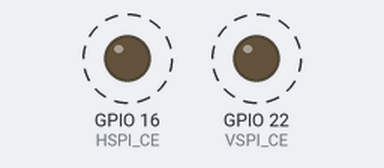
Simulated run of this program. Board: ESP32. On the bench: output pins drawn as LEDs (lit = HIGH). Dashed ring = blinking. Pins used as bus, display or sensor lines are not drawn; what the program prints to the serial monitor is not drawn.

Above: at 1.1 s.
Timing chart, 0 to 4.7 s (numbered marks = the images above):
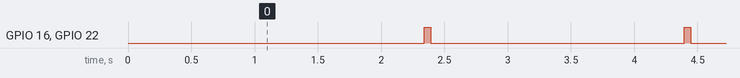

Measured:
- by itself, GPIO 16 (HSPI_CE), GPIO 22 (VSPI_CE): alternates HIGH for 0.05 s and LOW for 2.0 s

The program:

main.cpp
```cpp
/**
 * ============================================================
 *  Dual nRF24L01 Jammer – RF‑Link Detection + Library Jamming
 *  ESP32 + 2x nRF24L01 on HSPI and VSPI
 * ============================================================
 *
 *  Detection: manual SPI (carrier TX on HSPI, RX on VSPI)
 *  Jamming:   RF24 library startConstCarrier() sweep
 *  Sweep range: channels 0‑125 (2.400‑2.525 GHz)
 *  Logging: prints every 1000 sweeps the current channels
 *
 *  ⚠️  LEGAL WARNING:
 *  Unauthorised jamming is illegal. Operate ONLY inside a
 *  sealed Faraday enclosure. For educational/research use.
 * ============================================================
 */

#include <Arduino.h>
#include <SPI.h>
#include <RF24.h>
#include <WiFi.h>           // for WiFi.mode(WIFI_OFF)
#include "esp_bt.h"         // for btStop()

// ---------- Pin definitions ----------
#define HSPI_SCK   14
#define HSPI_MISO  12
#define HSPI_MOSI  13
#define HSPI_CS    15    // CSN
#define HSPI_CE    16    // CE

#define VSPI_SCK   18
#define VSPI_MISO  19
#define VSPI_MOSI  23
#define VSPI_CS    21    // CSN
#define VSPI_CE    22    // CE

// ---------- Manual SPI buses (detection only) ----------
SPIClass hspi_man(HSPI);
SPIClass vspi_man(VSPI);

// ---------- RF24 library objects (jamming) ----------
SPIClass hspi(HSPI);
SPIClass vspi(VSPI);
RF24 radioH(16, 15);   // HSPI module
RF24 radioV(22, 21);   // VSPI module

// ---------- Manual SPI helpers ----------
void writeRegH(uint8_t reg, uint8_t value) {
  hspi_man.beginTransaction(SPISettings(10000000, SPI_MSBFIRST, SPI_MODE0));
  digitalWrite(HSPI_CS, LOW);
  hspi_man.transfer(0x20 | (reg & 0x1F));
  hspi_man.transfer(value);
  digitalWrite(HSPI_CS, HIGH);
  hspi_man.endTransaction();
}

uint8_t readRegH(uint8_t reg) {
  uint8_t val;
  hspi_man.beginTransaction(SPISettings(10000000, SPI_MSBFIRST, SPI_MODE0));
  digitalWrite(HSPI_CS, LOW);
  hspi_man.transfer(0x00 | (reg & 0x1F));
  val = hspi_man.transfer(0xFF);
  digitalWrite(HSPI_CS, HIGH);
  hspi_man.endTransaction();
  return val;
}

void writeRegV(uint8_t reg, uint8_t value) {
  vspi_man.beginTransaction(SPISettings(10000000, SPI_MSBFIRST, SPI_MODE0));
  digitalWrite(VSPI_CS, LOW);
  vspi_man.transfer(0x20 | (reg & 0x1F));
  vspi_man.transfer(value);
  digitalWrite(VSPI_CS, HIGH);
  vspi_man.endTransaction();
}

uint8_t readRegV(uint8_t reg) {
  uint8_t val;
  vspi_man.beginTransaction(SPISettings(10000000, SPI_MSBFIRST, SPI_MODE0));
  digitalWrite(VSPI_CS, LOW);
  vspi_man.transfer(0x00 | (reg & 0x1F));
  val = vspi_man.transfer(0xFF);
  digitalWrite(VSPI_CS, HIGH);
  vspi_man.endTransaction();
  return val;
}

// ---------- Banner ----------
void printBanner() {
  Serial.println();
  Serial.println(F("####################################################################################################"));
  Serial.println(F("███████ ███████ ██████  ██████  ██████        ██████  ██      ██    ██ ███████      ██  █████  ███    ███ ███    ███ ███████ ██████ "));
  Serial.println(F("██      ██      ██   ██      ██      ██       ██   ██ ██      ██    ██ ██           ██ ██   ██ ████  ████ ████  ████ ██      ██   ██"));
  Serial.println(F("█████   ███████ ██████   █████   █████  █████ ██████  ██      ██    ██ █████        ██ ███████ ██ ████ ██ ██ ████ ██ █████   ██████ "));
  Serial.println(F("██           ██ ██           ██ ██            ██   ██ ██      ██    ██ ██      ██   ██ ██   ██ ██  ██  ██ ██  ██  ██ ██      ██   ██"));
  Serial.println(F("███████ ███████ ██      ██████  ███████       ██████  ███████  ██████  ███████  █████  ██   ██ ██      ██ ██      ██ ███████ ██   ██"));
  Serial.println(F("####################################################################################################"));
  Serial.println(F("                                          Firmware : Combo-Channel-Select (BT-BLE-WiFi-RC)                                          "));
  Serial.println(F("                       ██████╗ ██╗   ██╗    ███████╗███╗   ███╗███████╗███╗   ██╗███████╗████████╗ █████╗                      "));
  Serial.println(F("                       ██╔══██╗╚██╗ ██╔╝    ██╔════╝████╗ ████║██╔════╝████╗  ██║██╔════╝╚══██╔══╝██╔══██╗                     "));
  Serial.println(F("                       ██████╔╝ ╚████╔╝     █████╗  ██╔████╔██║█████╗  ██╔██╗ ██║███████╗   ██║   ███████║                     "));
  Serial.println(F("                       ██╔══██╗  ╚██╔╝      ██╔══╝  ██║╚██╔╝██║██╔══╝  ██║╚██╗██║╚════██║   ██║   ██╔══██║                     "));
  Serial.println(F("                       ██████╔╝   ██║       ███████╗██║ ╚═╝ ██║███████╗██║ ╚████║███████║   ██║   ██║  ██║                     "));
  Serial.println(F("                       ╚═════╝    ╚═╝       ╚══════╝╚═╝     ╚═╝╚══════╝╚═╝  ╚═══╝╚══════╝   ╚═╝   ╚═╝  ╚═╝                     "));
  Serial.println(F("####################################################################################################"));
  Serial.println(F("                                                    !Educational purposes only!                                                     "));
  Serial.println(F("                                         https://github.com/EmenstaNougat/ESP32-BlueJammer                                          "));
  Serial.println(F("                                               I'm not responsible for your actions!                                                "));
  Serial.println(F("####################################################################################################"));
}

// ---------- Jamming sweep with logging ----------
void jamForever() {
  const uint8_t firstChannel = 0;
  const uint8_t lastChannel  = 125;
  const int dwellMs = 1;

  uint8_t chEven = firstChannel;
  uint8_t chOdd  = firstChannel + 1;
  unsigned long sweepCount = 0;

  radioH.startConstCarrier(RF24_PA_MAX, chEven);
  radioV.startConstCarrier(RF24_PA_MAX, chOdd);

  while (true) {
    radioH.powerDown();
    radioV.powerDown();

    chEven = (chEven + 2 > lastChannel) ? firstChannel : chEven + 2;
    chOdd  = (chOdd  + 2 > lastChannel) ? firstChannel + 1 : chOdd + 2;

    radioH.startConstCarrier(RF24_PA_MAX, chEven);
    radioV.startConstCarrier(RF24_PA_MAX, chOdd);

    sweepCount++;
    if (sweepCount % 1000 == 0) {
      Serial.printf("Sweep #%lu – channels: %d & %d\n", sweepCount, chEven, chOdd);
    }

    delay(dwellMs);
  }
}

// ---------- Manual RF‑link detection ----------
void configureManualTX() {
  digitalWrite(HSPI_CE, LOW);
  digitalWrite(HSPI_CS, HIGH);
  writeRegH(0x00, 0x00);                 // Power down
  delayMicroseconds(150);
  writeRegH(0x05, 40);                   // Channel 40
  writeRegH(0x06, 0b10001110);           // CONT_WAVE=1, 0 dBm
  writeRegH(0x07, 0x70);                 // Clear status
  writeRegH(0x00, 0b00001010);           // PWR_UP, TX mode
  delay(2);
  digitalWrite(HSPI_CE, HIGH);           // Start carrier
}

void configureManualRX() {
  digitalWrite(VSPI_CE, LOW);
  digitalWrite(VSPI_CS, HIGH);
  writeRegV(0x00, 0x00);                 // Power down
  delayMicroseconds(150);
  writeRegV(0x05, 40);                   // Same channel
  writeRegV(0x00, 0b00001011);           // PWR_UP, PRIM_RX=1
  delay(2);
  digitalWrite(VSPI_CE, HIGH);           // Start listening
}

bool manualCarrierDetected() {
  uint8_t rpd = readRegV(0x09) & 0x01;
  return (rpd == 1);
}

// ---------- Setup ----------
void setup() {
  Serial.begin(115200);
  delay(2000);

  printBanner();

  pinMode(HSPI_CE, OUTPUT);
  pinMode(HSPI_CS, OUTPUT);
  digitalWrite(HSPI_CE, LOW);
  digitalWrite(HSPI_CS, HIGH);

  pinMode(VSPI_CE, OUTPUT);
  pinMode(VSPI_CS, OUTPUT);
  digitalWrite(VSPI_CE, LOW);
  digitalWrite(VSPI_CS, HIGH);

  hspi_man.begin(HSPI_SCK, HSPI_MISO, HSPI_MOSI, HSPI_CS);
  vspi_man.begin(VSPI_SCK, VSPI_MISO, VSPI_MOSI, VSPI_CS);

  Serial.println(F("\nState 0: Waiting for RF link between HSPI (TX) and VSPI (RX)..."));
  Serial.println(F("Power on both nRF24L01 modules. Keep them close together."));

  bool linkEstablished = false;

  while (!linkEstablished) {
    configureManualTX();
    configureManualRX();
    delay(50);

    if (manualCarrierDetected()) {
      linkEstablished = true;
      Serial.println(F("\nRF link confirmed! Both modules are alive."));
    } else {
      digitalWrite(HSPI_CE, LOW);
      digitalWrite(VSPI_CE, LOW);
      Serial.print(F("."));
      delay(2000);
    }
  }

  // Shut down radios and end manual SPI buses completely
  digitalWrite(HSPI_CE, LOW);
  digitalWrite(VSPI_CE, LOW);
  writeRegH(0x00, 0x00);
  writeRegV(0x00, 0x00);
  delay(100);

  hspi_man.end();   // release HSPI peripheral
  vspi_man.end();   // release VSPI peripheral
  delay(100);

  // Now initialize library SPI buses (fresh)
  hspi.begin();   // uses HSPI default pins
  vspi.begin();   // uses VSPI default pins

  if (!radioH.begin(&hspi)) {
    Serial.println(F("FATAL: HSPI radio init failed (library)"));
    while (1);
  }
  radioH.setPALevel(RF24_PA_MAX);
  radioH.setAutoAck(false);
  radioH.stopListening();

  if (!radioV.begin(&vspi)) {
    Serial.println(F("FATAL: VSPI radio init failed (library)"));
    while (1);
  }
  radioV.setPALevel(RF24_PA_MAX);
  radioV.setAutoAck(false);
  radioV.stopListening();

  WiFi.mode(WIFI_OFF);
  btStop();

  Serial.println(F("Initialisation complete. Starting full‑band sweep (channels 0‑125)..."));
  Serial.println(F("JAMMING ACTIVE. Only a hardware reset will stop it."));
  delay(1000);

  jamForever();
}

void loop() {}
```
